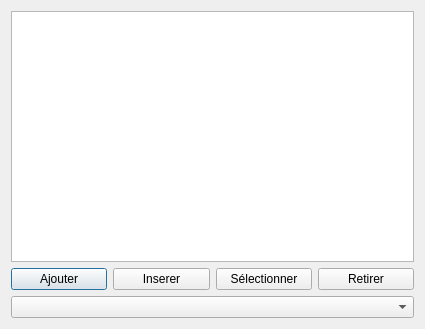
<?xml version="1.0" encoding="UTF-8"?>
<ui version="4.0">
 <class>Dialog</class>
 <widget class="QDialog" name="Dialog">
  <property name="geometry">
   <rect>
    <x>0</x>
    <y>0</y>
    <width>425</width>
    <height>329</height>
   </rect>
  </property>
  <property name="windowTitle">
   <string>Dialog</string>
  </property>
  <layout class="QHBoxLayout" name="horizontalLayout_2">
   <item>
    <layout class="QVBoxLayout" name="verticalLayout">
     <item>
      <widget class="QListView" name="listView"/>
     </item>
     <item>
      <layout class="QHBoxLayout" name="horizontalLayout">
       <item>
        <widget class="QPushButton" name="pushButtonAjouter">
         <property name="text">
          <string>Ajouter</string>
         </property>
        </widget>
       </item>
       <item>
        <widget class="QPushButton" name="pushButtonInserer">
         <property name="text">
          <string>Inserer</string>
         </property>
        </widget>
       </item>
       <item>
        <widget class="QPushButton" name="pushButtonAfficher">
         <property name="text">
          <string>Sélectionner</string>
         </property>
        </widget>
       </item>
       <item>
        <widget class="QPushButton" name="pushButtonEffacer">
         <property name="text">
          <string>Retirer</string>
         </property>
        </widget>
       </item>
      </layout>
     </item>
     <item>
      <widget class="QComboBox" name="comboBox"/>
     </item>
    </layout>
   </item>
  </layout>
 </widget>
 <layoutdefault spacing="6" margin="11"/>
 <resources/>
 <connections/>
</ui>
